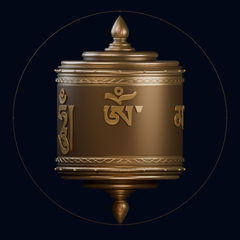
#> input picture assets/classic_v05/frames/frame_000.png, 240 x 240 px; its folder holds only this picture in this run
$ python preview_indicator.py ../assets/classic_v05/frames/frame_000.png ../assets/classic_v05/frames/frame_001.png ../assets/classic_v05/frames/frame_002.png ../assets/classic_v05/frames/frame_003.png
#> lines starting #> are read from the running program, lines starting #| are printed output that depends on the picture
#!/usr/bin/env python3
"""Raster preview of the production RingIndicator.h geometry on actual frames."""

import json
import math
from pathlib import Path
import subprocess
import sys
import tempfile

ROOT = Path(__file__).resolve().parents[1]
sys.path.insert(0, str(ROOT / ".tools/imaging"))
from PIL import Image, ImageDraw

CPP = r"""
#include "RingIndicator.h"
#include <cstdio>
#include <cstdlib>
struct Display {
  unsigned color565(unsigned char r, unsigned char g, unsigned char b) {
    return ((r & 248) << 8) | ((g & 252) << 3) | (b >> 3);
  }
  void drawCircle(int x,int y,int r,unsigned c) { std::printf("circle %d %d %d %u\n",x,y,r,c); }
  void fillCircle(int x,int y,int r,unsigned c) { std::printf("disk %d %d %d %u\n",x,y,r,c); }
  void drawLine(int x,int y,int x1,int y1,unsigned c) { std::printf("line %d %d %d %d %u\n",x,y,x1,y1,c); }
};
int main(int, char** argv) {
  Display d;
  drawRingIndicator(d, std::atof(argv[1]), std::atof(argv[2]), std::atof(argv[3]), std::atoi(argv[4]));
}
"""


def rgb(word):
    r, g, b = (word >> 11) & 31, (word >> 5) & 63, word & 31
    return ((r << 3) | (r >> 2), (g << 2) | (g >> 4), (b << 3) | (b >> 2))


def main():
    out = ROOT / "assets/diagnostics/indicator_revision"
    out.mkdir(parents=True, exist_ok=True)
    cases = [
        ("BEFORE / STOP", 0, 0, 2, 0),
        ("NEW / STOP", 0, 0, 2, 0),
        ("CW / 90 DEG", 90, 920, -1, 0),
        ("CCW / 90 DEG", 90, -920, -1, 0),
        ("AFTERGLOW", 90, 920, 0.5, 0),
        ("STOP / QUIET", 90, 0, 2, 1),
    ]
    sheet = Image.new("RGB", (3 * 264, 2 * 278), "#070b16")
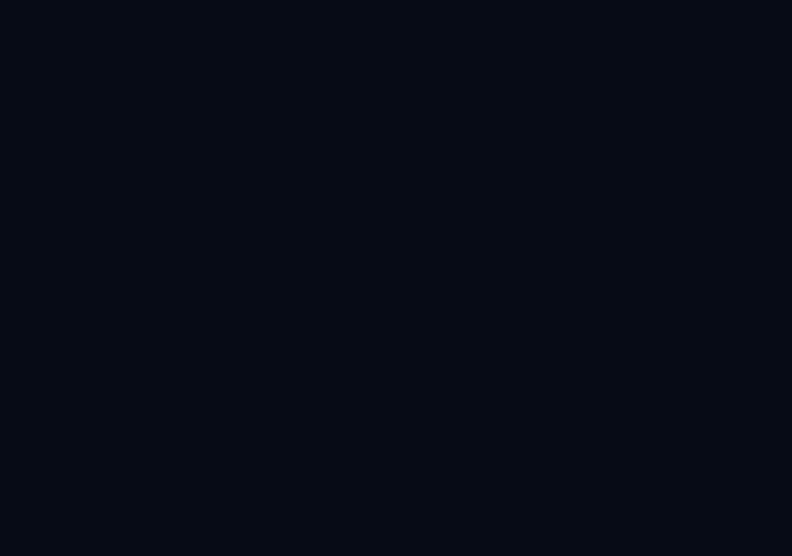
#> sheet: PIL image 792x556 RGB; mean R, G, B 7, 11, 22
    labels = ImageDraw.Draw(sheet)
    with tempfile.TemporaryDirectory() as tmp:
        source, binary = Path(tmp) / "preview.cpp", Path(tmp) / "preview"
        source.write_text(CPP)
        subprocess.run(
            [
                "clang++",
                "-std=c++11",
                "-I",
                str(ROOT / "include"),
                str(source),
                "-o",
                str(binary),
            ],
            check=True,
        )
#> (this line was passed over: subprocess is not available in this run)
        for i, (label, angle, speed, age, quiet) in enumerate(cases):
            index = int(angle / 11.25) % 32
            im = Image.open(
                ROOT / f"assets/classic_v05/frames/frame_{index:03d}.png"
            ).convert("RGB")
#> im is the input picture: PIL image 240x240 RGB; mean R, G, B 32.4, 28.4, 30.2
            # Quantize the source as the real RGB565 pack does.
            im.putdata(
                [
                    rgb(((r & 248) << 8) | ((g & 252) << 3) | (b >> 3))
                    for r, g, b in im.getdata()
                ]
            )
            if i:
                ops = subprocess.check_output(
                    [str(binary), str(angle), str(speed), str(age), str(quiet)],
                    text=True,
                )
                draw = ImageDraw.Draw(im)
                for op in ops.splitlines():
                    kind, *args = op.split()
                    values = list(map(int, args))
                    color = rgb(values.pop())
                    if kind == "line":
                        draw.line(tuple(values), fill=color)
                    else:
                        x, y, r = values
                        bounds = (x - r, y - r, x + r, y + r)
                        if kind == "circle":
                            draw.ellipse(bounds, outline=color)
                        else:
                            draw.ellipse(bounds, fill=color)
                (out / f"case_{i:02d}_commands.txt").write_text(ops)
            im.save(out / f"case_{i:02d}.png")
            x, y = i % 3 * 264 + 12, i // 3 * 278 + 12
            sheet.paste(im, (x, y))
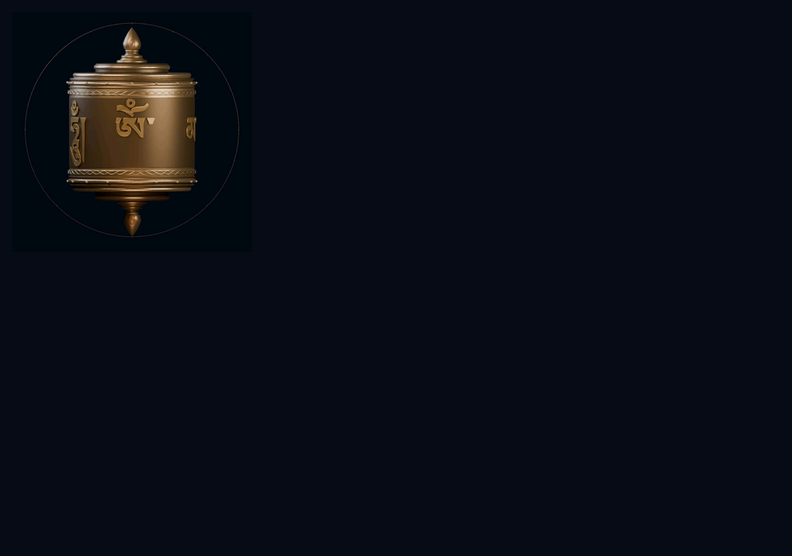
#> sheet: PIL image 792x556 RGB; mean R, G, B 10, 13.2, 22.4
            labels.text((x, y + 244), label, fill="#dcc18b")
    sheet.save(out / "comparison.png")
    print(out / "comparison.png")


if __name__ == "__main__":
    main()
#> (the call stopped at in main, `ops = subprocess.check_output( [str(binary), str(angle), str(speed), s..`: subprocess is not available in this run)
